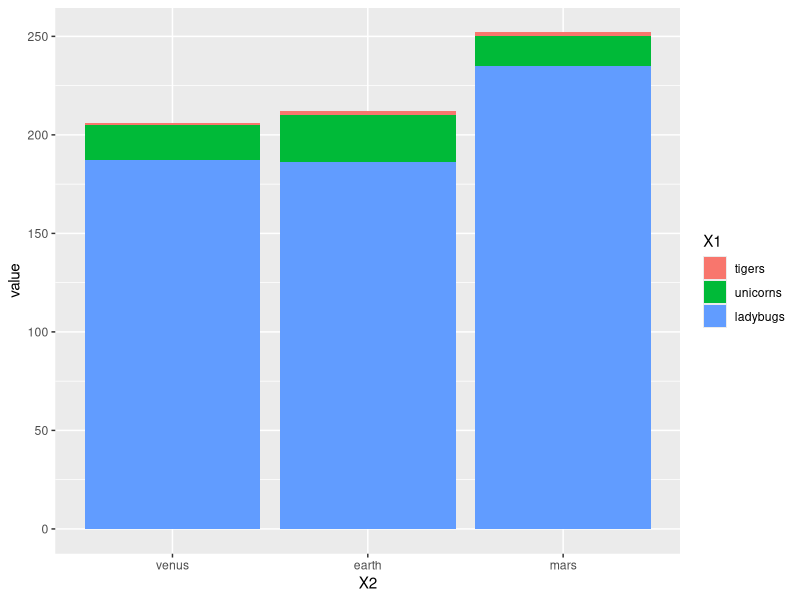
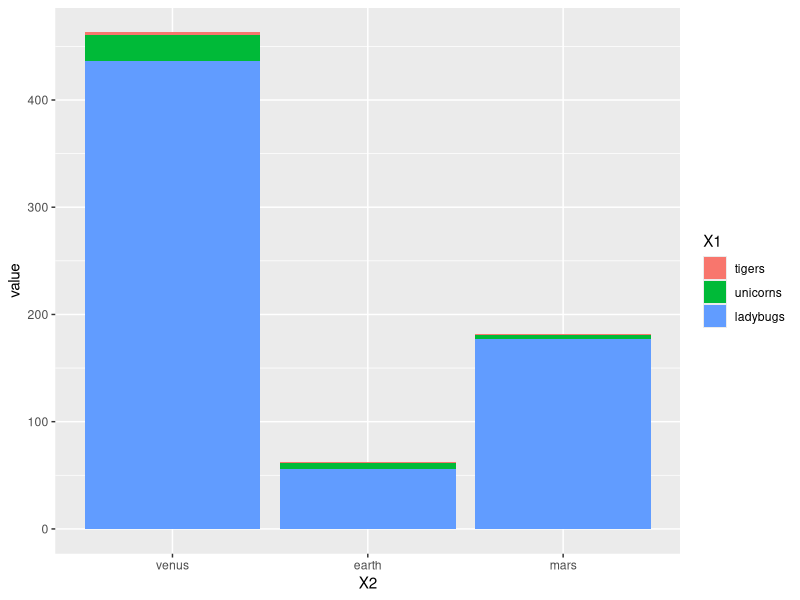

Reproduce these figures in R, in order.
## ---- chunk 1
knitr::opts_chunk$set(
  collapse = TRUE,
  comment = "#>"
)
## ---- chunk 2
library(reshape)
library(ggplot2)

n <- 3 ## number of rows
m <- 3 ## number of columns

means <- c(3, 28, 330) ## per row (species) mean

set.seed(1209)
countData <- matrix(rnbinom(m * n, mu = means, size = 10), 
                    ncol = m)

colnames(countData) <- c("venus", "earth", "mars")
rownames(countData) <- c("tigers", "unicorns", "ladybugs")

ggplot(melt(countData),
       aes(x=X2, y=value, fill=X1)) +
    geom_col()

## ---- chunk 3
depth <- c(1, 0.1, 0.5) ## per column (planet) depth
mu <- as.matrix(means)%*%t(as.matrix(depth))

countData <- matrix(rnbinom(m * n, mu = mu, size = 10), 
                   ncol = m)
colnames(countData) <- c("venus", "earth", "mars")
rownames(countData) <- c("tigers", "unicorns", "ladybugs")

ggplot(melt(countData),
       aes(x=X2, y=value, fill=X1)) +
    geom_col()
